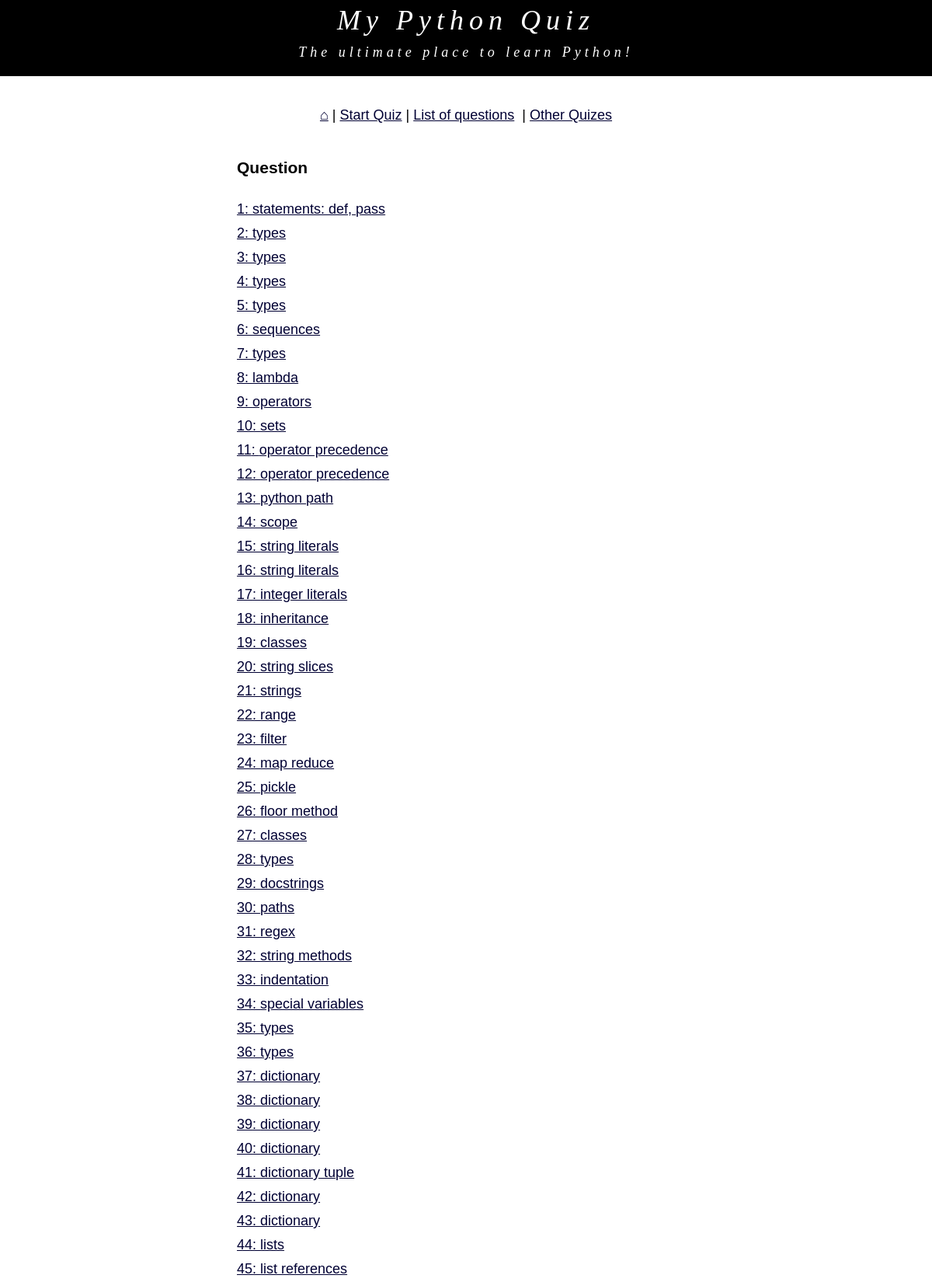
Page /list.php (upper part) on the committed database.
### tables this page shows
CREATE TABLE `question` (
  `id` bigint(20) unsigned NOT NULL AUTO_INCREMENT,
  `question` varchar(2048) NOT NULL,
  `correct` char(1) NOT NULL,
  `answera` varchar(256) DEFAULT NULL,
  `answerb` varchar(256) DEFAULT NULL,
  `answerc` varchar(256) DEFAULT NULL,
  `answerd` varchar(256) DEFAULT NULL,
  `answere` varchar(256) DEFAULT NULL,
  `description` varchar(2048) NOT NULL,
  `code` text,
  `keyword` varchar(64) DEFAULT NULL,
  `language` tinyint(3) unsigned NOT NULL,
  `order` bigint(20) unsigned DEFAULT NULL,
  `asked` bigint(20) unsigned DEFAULT '0',
  `answered` bigint(20) unsigned DEFAULT '0',
  `nextqid` int(11) NOT NULL,
  `author` varchar(255) DEFAULT NULL,
  `userid` int(11) NOT NULL DEFAULT '3',
  PRIMARY KEY (`id`),
  KEY `order` (`order`)
);

### html/components/config.php (called while the page is built, shortened)
<?php
    $language_override = 'python';
?>

### html/components/language.php (called while the page is built, shortened)
<?php
    class Language {
        var $lang2num = array(
            'php' => 1,
            'perl' => 2,
            'c' => 3,
            'cpp' => 4,
            'java' => 5,
            'python' => 6,
            'postgresql' => 7
        );
        function get_name_from_url() {
            include('components/config.php');
            if ($language_override){
                return $language_override;
            }
            preg_match('/my(.*?)quiz\.com$/', $_SERVER['HTTP_HOST'], $matches);
            return $matches[1];
        }
        function get_num() {
            return $this->lang2num[$this->get_name_from_url()];
        }
    }
?>

### html/list.php (the view, shortened to what this page needs)
<?php
    include_once('components/header.php');
?>
<?php
    $query = "SELECT question.id, question.keyword, question.`order` FROM question WHERE question.language = $language_id order by `order` ASC";
    echo"<div class='question-container'><h3 class='question'>Question</h3>\n";
    $result = mysql_query($query) or error_log(mysql_error());
    while ($row = mysql_fetch_assoc($result)) {
        $rs_qid = $row["id"];
        $rs_order = $row["order"];
        $rs_keyword = $row["keyword"];
        echo "<div class='question'><a href='question.php?qid=$rs_qid' class='more'>$rs_order: $rs_keyword</a></div>\n";
    }
    echo "</div>";
?>
    </main>
</body>
</html>

### html/style/global.css (style rules this page uses)
html { box-sizing: border-box; }
*, *:before, *:after { box-sizing: inherit; }
a.more:link, a.more:visited, a.more:active { text-decoration: underline; color: #000033; }
body { background-color: #FFFFFF; font: normal large Arial, Verdana, Helvetica; margin: 0 auto; padding: 0; text-align: center; }
.question { padding: 5px; text-align: left; }
.question-container { text-align: center; margin: 0 auto; width: 50%; }

### rows in the picture
question: order "1", keyword "statements: def, pass"
question: order "2", keyword "types"
question: order "3", keyword "types"
question: order "4", keyword "types"
question: order "5", keyword "types"
question: order "6", keyword "sequences"
question: order "7", keyword "types"
question: order "8", keyword "lambda"
question: order "9", keyword "operators"
question: order "10", keyword "sets"
question: order "11", keyword "operator precedence"
question: order "12", keyword "operator precedence"
question: order "13", keyword "python path"
question: order "14", keyword "scope"
question: order "15", keyword "string literals"
question: order "16", keyword "string literals"
question: order "17", keyword "integer literals"
question: order "18", keyword "inheritance"
question: order "19", keyword "classes"
question: order "20", keyword "string slices"
question: order "21", keyword "strings"
question: order "22", keyword "range"
question: order "23", keyword "filter"
question: order "24", keyword "map reduce"
question: order "25", keyword "pickle"
question: order "26", keyword "floor method"
question: order "27", keyword "classes"
question: order "28", keyword "types"
question: order "29", keyword "docstrings"
question: order "30", keyword "paths"
question: order "31", keyword "regex"
question: order "32", keyword "string methods"
question: order "33", keyword "indentation"
question: order "34", keyword "special variables"
question: order "35", keyword "types"
question: order "36", keyword "types"
question: order "37", keyword "dictionary"
question: order "38", keyword "dictionary"
question: order "39", keyword "dictionary"
question: order "40", keyword "dictionary"
question: order "41", keyword "dictionary tuple"
question: order "42", keyword "dictionary"
question: order "43", keyword "dictionary"
question: order "44", keyword "lists"
question: order "45", keyword "list references"

### other values in the picture
$language->get_normalized_name() "Python"
